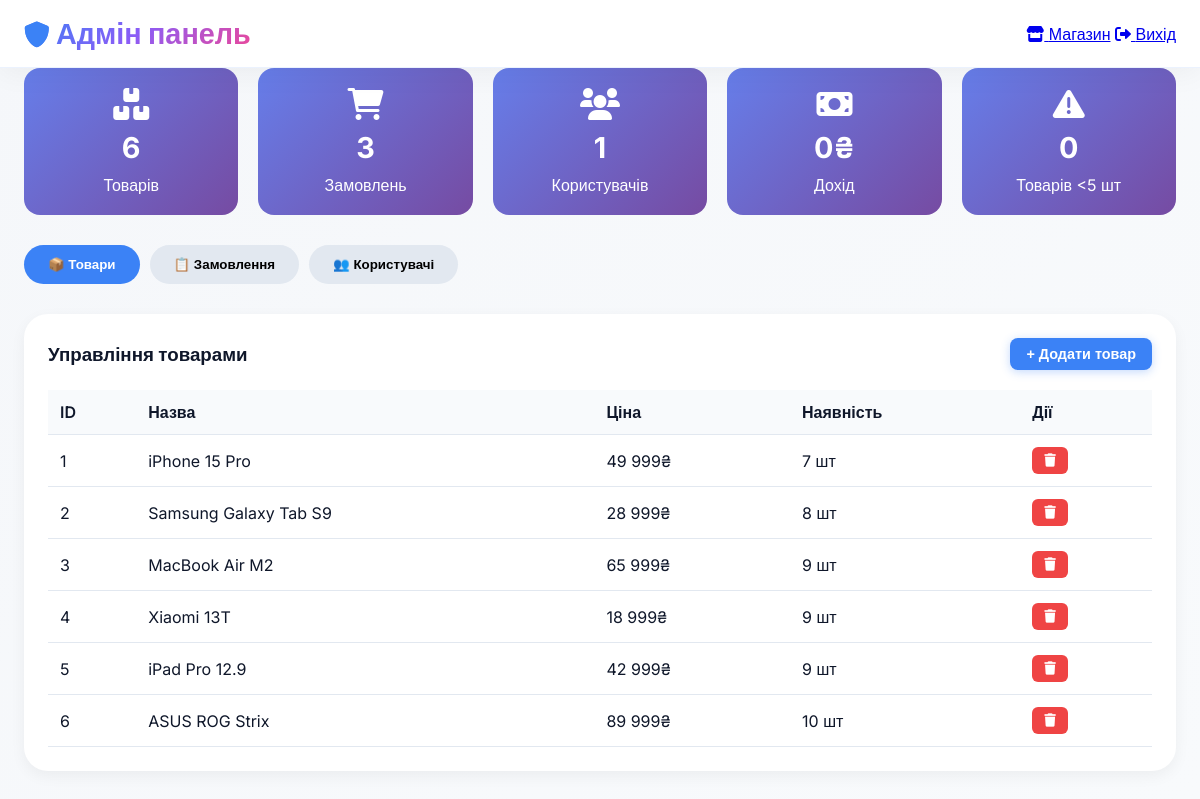
The page /admin.php (signed in) on the database its author committed.
### tables this page shows
CREATE TABLE `products` (
  `id` int(11) NOT NULL,
  `name` varchar(200) NOT NULL,
  `price` decimal(10,2) NOT NULL,
  `category` enum('phones','tablets','laptops','accessories') NOT NULL,
  `image_url` text DEFAULT NULL,
  `description` text DEFAULT NULL,
  `stock` int(11) DEFAULT 10,
  `created_at` timestamp NULL DEFAULT current_timestamp()
);

### admin.php (the view, shortened to what this page needs)
<?php
require_once 'config.php';
$products = $conn->query("SELECT * FROM products ORDER BY created_at DESC");
$stats = array(
    'products' => $conn->query("SELECT COUNT(*) as c FROM products")->fetch_assoc()['c'],
    'orders' => $conn->query("SELECT COUNT(*) as c FROM orders")->fetch_assoc()['c'],
    'users' => $conn->query("SELECT COUNT(*) as c FROM users WHERE role='user'")->fetch_assoc()['c'],
    'revenue' => ($conn->query("SELECT SUM(total_amount) as t FROM orders WHERE status='доставлено'")->fetch_assoc()['t'] ?? 0),
    'low_stock' => $conn->query("SELECT COUNT(*) as c FROM products WHERE stock < 5")->fetch_assoc()['c']
);
?>
<!DOCTYPE html>
<html lang="uk">
<head>
    <link rel="stylesheet" href="style.css">
    <link rel="stylesheet" href="https://cdnjs.cloudflare.com/ajax/libs/font-awesome/6.0.0-beta3/css/all.min.css">
</head>
<body>
    <header class="header">
        <div class="container">
            <div class="logo"><i class="fas fa-shield-alt"></i> Адмін панель</div>
            <nav><a href="index.php" target="_blank"><i class="fas fa-store"></i> Магазин</a> <a href="logout.php"><i class="fas fa-sign-out-alt"></i> Вихід</a></nav>
        </div>
    </header>
    <main class="admin-main">
        <div class="container">
            <div class="stats-grid">
                <div class="stat-card"><i class="fas fa-boxes"></i><h3><?php echo $stats['products']; ?></h3><p>Товарів</p></div>
                <div class="stat-card"><i class="fas fa-shopping-cart"></i><h3><?php echo $stats['orders']; ?></h3><p>Замовлень</p></div>
                <div class="stat-card"><i class="fas fa-users"></i><h3><?php echo $stats['users']; ?></h3><p>Користувачів</p></div>
                <div class="stat-card"><i class="fas fa-money-bill"></i><h3><?php echo number_format($stats['revenue'], 0, '', ' '); ?>₴</h3><p>Дохід</p></div>
                <div class="stat-card"><i class="fas fa-exclamation-triangle"></i><h3><?php echo $stats['low_stock']; ?></h3><p>Товарів <5 шт</p></div>
            </div>
            <div class="admin-tabs">
                <button class="tab-btn active" data-tab="products">📦 Товари</button>
                <button class="tab-btn" data-tab="orders">📋 Замовлення</button>
                <button class="tab-btn" data-tab="users">👥 Користувачі</button>
            </div>
            <div id="productsTab" class="tab-content active">
                <div class="admin-card">
                    <div class="card-header">
                        <h3>Управління товарами</h3>
                        <button class="btn-primary" onclick="openProductModal()">+ Додати товар</button>
                    </div>
                    <div class="table-responsive">
                        <table class="admin-table">
                            <thead><tr><th>ID</th><th>Назва</th><th>Ціна</th><th>Наявність</th><th>Дії</th></tr></thead>
                            <tbody>
                                <?php while($p = $products->fetch_assoc()): ?>
                                <tr>
                                    <td><?php echo $p['id']; ?></td>
                                    <td><?php echo htmlspecialchars($p['name']); ?></td>
                                    <td><?php echo number_format($p['price'], 0, '', ' '); ?>₴</td>
                                    <td><?php echo $p['stock']; ?> шт</td>
                                    <td>
                                        <form method="POST" style="display:inline" onsubmit="return confirm('Видалити товар?')">
                                            <button type="submit" name="delete_product" class="btn-danger"><i class="fas fa-trash"></i></button>
                                        </form>
                                    </td>
                                </tr>
                                <?php endwhile; ?>
                            </tbody>
                        </table>
                    </div>
                </div>
            </div>
        </div>
    </main>
</body>
</html>

### style.css (style rules this page uses)
* { margin: 0; padding: 0; box-sizing: border-box; }
body { font-family: 'Inter', sans-serif; background: linear-gradient(135deg, #f5f7fa 0%, #f8fafc 100%); color: #0f172a; min-height: 100vh; }
.container { max-width: 1280px; margin: 0 auto; padding: 0 24px; }
.header { background: rgba(255, 255, 255, 0.98); backdrop-filter: blur(10px); box-shadow: 0 4px 30px rgba(0, 0, 0, 0.05); position: sticky; top: 0; z-index: 1000; border-bottom: 1px solid rgba(59, 130, 246, 0.1); }
.header .container { display: flex; justify-content: space-between; align-items: center; padding: 16px 24px; gap: 20px; flex-wrap: wrap; }
.logo { font-size: 1.8rem; font-weight: 800; background: linear-gradient(135deg, #3b82f6, #8b5cf6, #ec4899); -webkit-background-clip: text; background-clip: text; color: transparent; animation: gradientShift 3s ease infinite; }
.logo i { background: none; color: #3b82f6; font-size: 1.6rem; }
.btn-outline, .btn-primary, .btn-logout { border: none; padding: 8px 20px; border-radius: 40px; font-weight: 600; cursor: pointer; transition: all 0.3s ease; font-size: 0.9rem; }
.btn-primary { background: linear-gradient(135deg, #3b82f6, #2563eb); color: white; box-shadow: 0 2px 10px rgba(59, 130, 246, 0.3); }

### admin.php (style rules this page uses)
.stats-grid { display: grid; grid-template-columns: repeat(auto-fit, minmax(200px, 1fr)); gap: 20px; margin-bottom: 30px; }
.stat-card { background: linear-gradient(135deg, #667eea, #764ba2); color: white; padding: 20px; border-radius: 16px; text-align: center; }
.stat-card i { font-size: 2rem; }
.stat-card h3 { font-size: 1.8rem; margin: 10px 0; }
.admin-tabs { display: flex; gap: 10px; margin-bottom: 30px; flex-wrap: wrap; }
.tab-btn { padding: 12px 24px; border: none; border-radius: 40px; cursor: pointer; font-weight: 600; background: #e2e8f0; transition: 0.2s; }
.tab-btn.active { background: #3b82f6; color: white; }
.tab-content { display: none; }
.tab-content.active { display: block; }
.admin-card { background: white; border-radius: 24px; padding: 24px; margin-bottom: 30px; box-shadow: 0 5px 15px rgba(0,0,0,0.05); }
.card-header { display: flex; justify-content: space-between; align-items: center; margin-bottom: 20px; flex-wrap: wrap; gap: 15px; }
.admin-table { width: 100%; border-collapse: collapse; }
.admin-table th, .admin-table td { padding: 12px; text-align: left; border-bottom: 1px solid #e2e8f0; }
.admin-table th { background: #f8fafc; font-weight: 600; }
.table-responsive { overflow-x: auto; }
.btn-primary { background: #3b82f6; color: white; padding: 8px 16px; border: none; border-radius: 8px; cursor: pointer; }
.btn-danger { background: #ef4444; color: white; padding: 6px 12px; border: none; border-radius: 6px; cursor: pointer; }

### rows shown on the page
products: id "1", name "iPhone 15 Pro", price "49 999", stock "7"
products: id "2", name "Samsung Galaxy Tab S9", price "28 999", stock "8"
products: id "3", name "MacBook Air M2", price "65 999", stock "9"
products: id "4", name "Xiaomi 13T", price "18 999", stock "9"
products: id "5", name "iPad Pro 12.9", price "42 999", stock "9"
products: id "6", name "ASUS ROG Strix", price "89 999", stock "10"

### other values the page prints
$stats['products'] "6"
$stats['orders'] "3"
$stats['users'] "1"
$stats['revenue'] "0"
$stats['low_stock'] "0"
